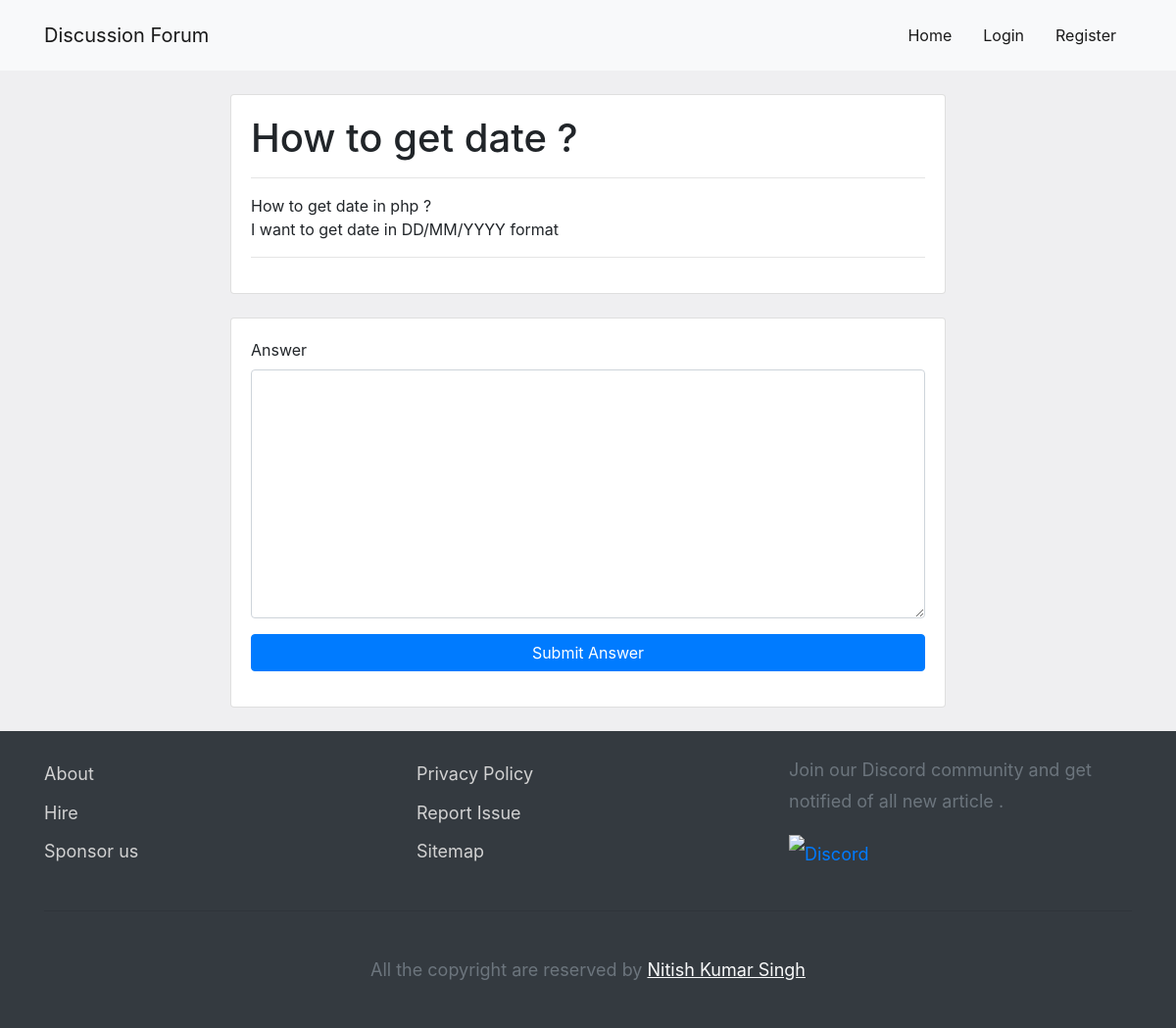
/discussion/11, run on the app's committed database.
### tables this page shows
CREATE TABLE `question` (
  `id` int(11) NOT NULL,
  `title` varchar(128) NOT NULL,
  `topic` varchar(32) NOT NULL,
  `question` varchar(2048) NOT NULL,
  `timestamp` timestamp NOT NULL DEFAULT current_timestamp()
);

### discussion.php (the view, shortened to what this page needs)
<?php
    $id = $_GET['q'];
    include './utils/env.php';
    $con = new mysqli($SERVER,$USERNAME,$PASSWORD,$DATABASE);
    $query = "SELECT * from`question` where id = $id";
    $result = $con->query($query);
    $row = $result->fetch_assoc();
?>
<!DOCTYPE html>
<html lang="en">
<head>
   <?php require('./partials/head.php') ?>
   <link rel="stylesheet" href="https://cdn.jsdelivr.net/simplemde/latest/simplemde.min.css">
</head>
<body>
    <?php require('./partials/navigation.php') ?>
    <div class="container my-4"  style="min-height:70vh">
        <div class="row">
            <div class="col-md-8 offset-md-2">
                <div class="card mb-4">
                    <div class="card-body">
                        <h1>
                        <?= $row['title'] ?>
                        </h1>
                        <hr>
                        <?= $row['question'] ?>
                        <hr>
                    </div>
                </div>
                <div class="card">
                    <div class="card-body">
                        <div class="form-group">
                            <label for="answer">Answer</label>
                            <textarea class="form-control" name="answer" id="answer" cols="30" rows="10"></textarea>
                        </div>
                        <div class="form-group">
                            <input type="submit" value="Submit Answer" class="btn btn-primary btn-block">
                        </div>
                    </div>
                </div>
            </div>
        </div>
    </div>
    <?php require('./partials/footer.php') ?>
</body>
</html>

### partials/head.php (style rules this page uses)
body { background: #efeff1; }

### data on the page
question: title "How to get date ?", question "How to get date in php ? I want to get date in DD/MM/YYYY format"

### other printed values
$nav_link['name'] "Home"
$nav_link['name'] "Login"
$nav_link['name'] "Register"
